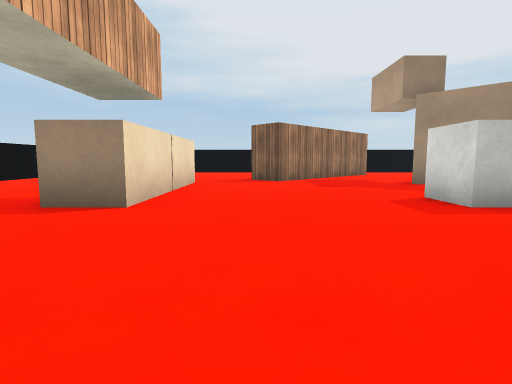
View 1 (above)

19 first-person views from a walk through a 3-D level made in the Unity game engine. The camera is 0.55 m above the floor, tilts 6° down and sees 80° across. The floor is counted in squares, 1 m on a side. Each view is taken from the middle of a square. On the plan, view 1 faces up. The plan holds only what a view shows up to about 9 squares ahead; the rest is blank. The player is left out. Surface patterns are stand-ins for the level's own textures.

View 2
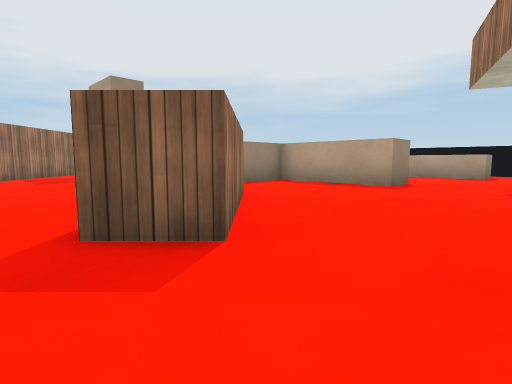

View 3
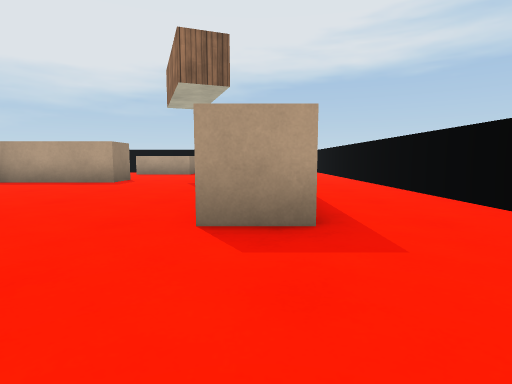

View 4
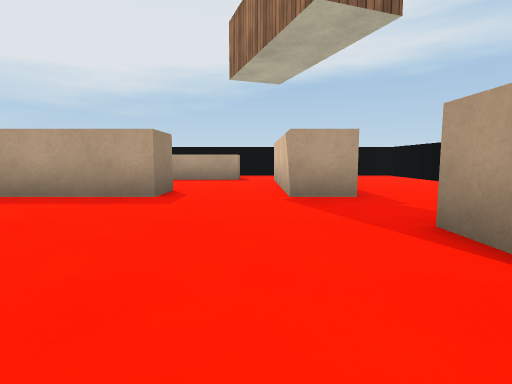

View 5
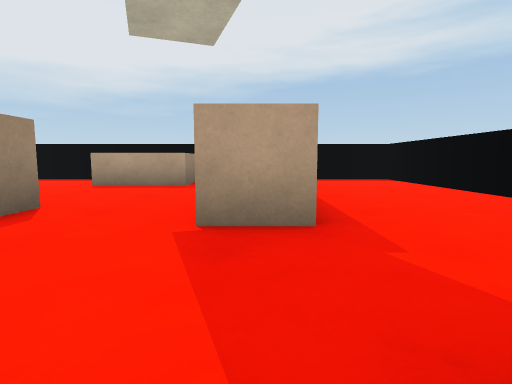

View 6
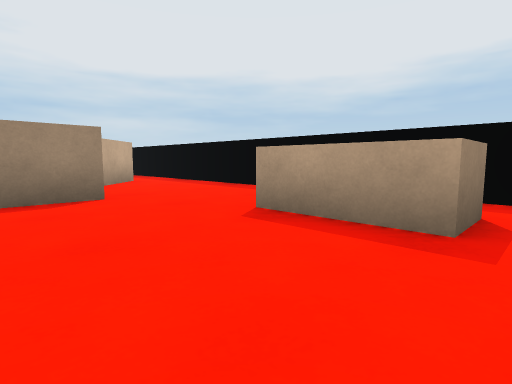

View 7
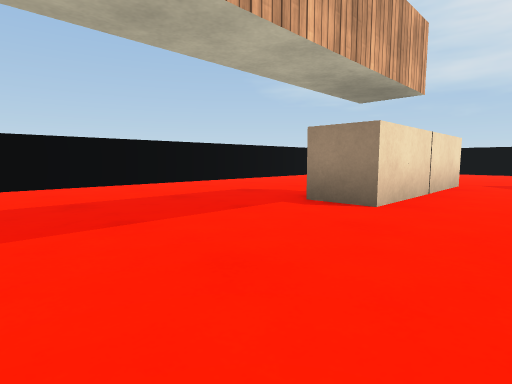

View 8
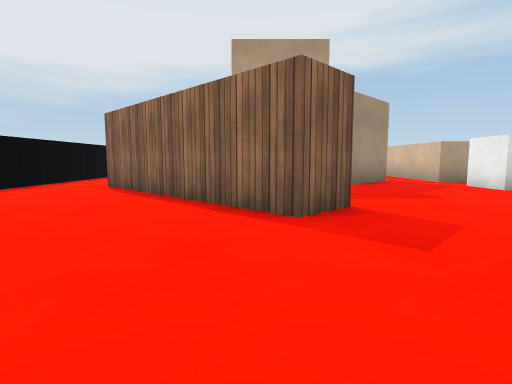

View 9
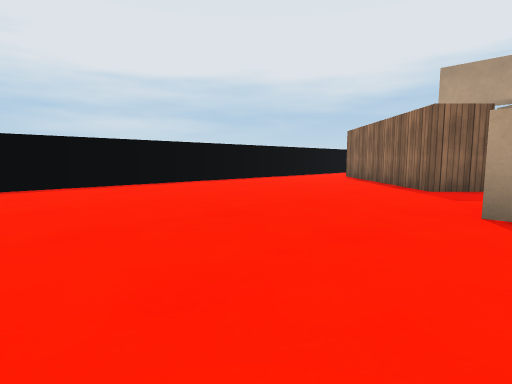

View 10
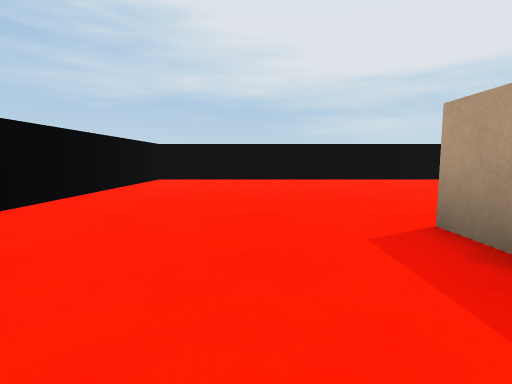

View 11
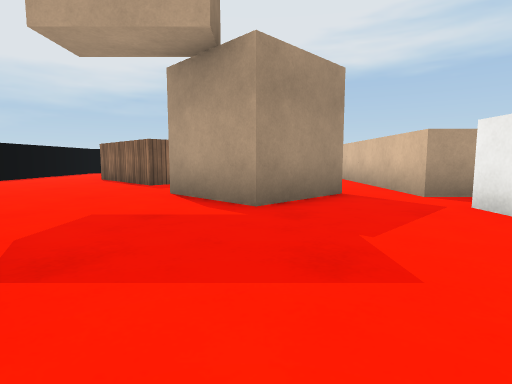

View 12
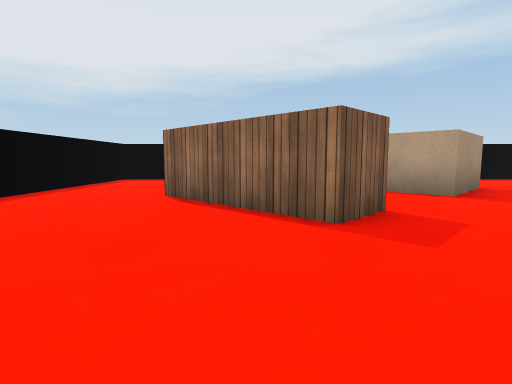

View 13
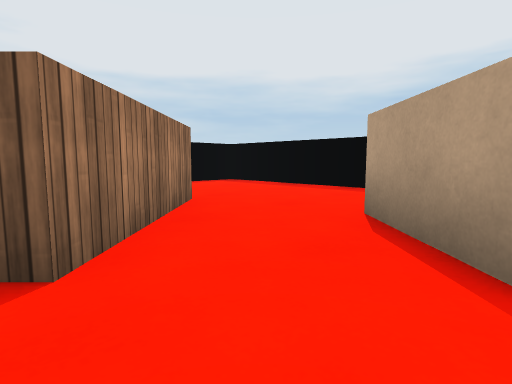

View 14
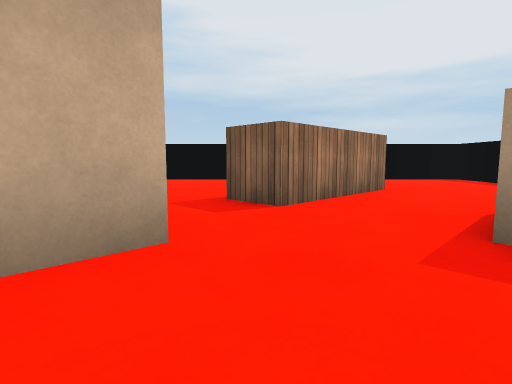

View 15
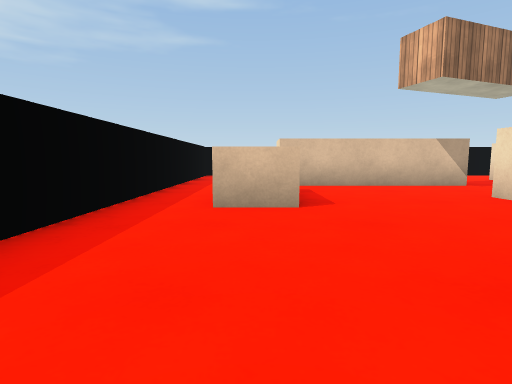

View 16
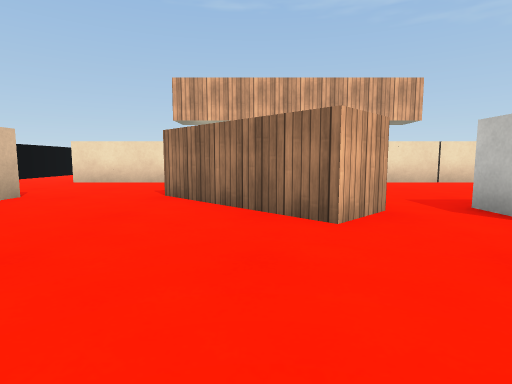

View 17
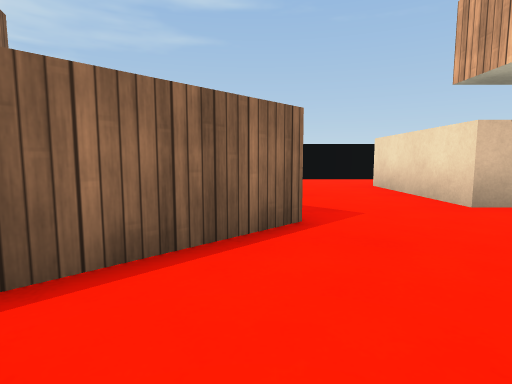

View 18
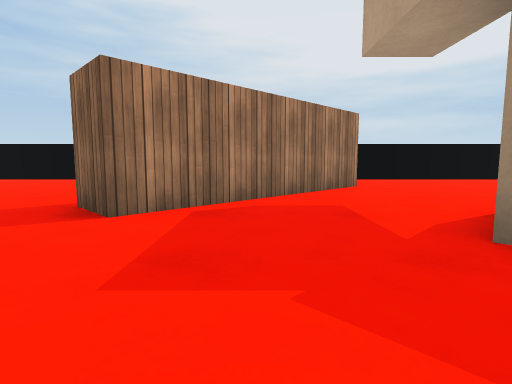

View 19
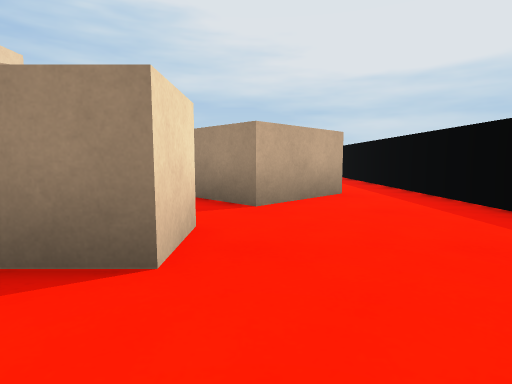

### Floor plan
Key: @ floor where view 1 was taken; # wall or solid block; . floor; B block; O other object.
Columns run from 7 left of view 1 to 13 right of it. Each row starts with its distance up from view 1.
 14 #####################
 13 #...................#
 12 #.........#.........#
 11 #........###...##...#
 10 #.......###...###...#
  9 #......###....##....#
  8 #.......#...B....B..#
  7 #....O.....B B..B B.#
  6 #....O......B....B..#
  5 #....O..............#
  4 #....O....O.OOOOO...#
  3 #.............O.....#
  2 #........##...O.....#
  1 #.......###...O...O.#
  0   .....@##........O.#
 -1      O..............#
 -2      O........OOOO..#
 -3      O...O O........#
 -4      ...............#
 -5     ................#
 -6     ####   ##########

Where each view was taken, in squares from view 1:
view 1: 0 up, 0 right, facing up
view 2: 2 down, 0 right, facing up-right
view 3: 3 down, 1 left, facing right
view 4: 1 down, 2 right, facing right
view 5: 2 down, 4 right, facing right
view 6: 1 down, 8 right, facing up-right
view 7: 0 up, 0 right, facing up-left
view 8: 9 up, 3 left, facing right
view 9: 7 up, 6 left, facing up-right
view 10: 5 up, 4 left, facing up
view 11: 7 up, 0 right, facing right
view 12: 10 up, 4 right, facing right
view 13: 7 up, 7 right, facing up-right
view 14: 5 up, 7 right, facing up
view 15: 5 up, 11 right, facing down
view 16: 1 up, 6 right, facing left
view 17: 3 up, 1 right, facing down
view 18: 5 up, 2 right, facing up
view 19: 2 up, 10 right, facing up
